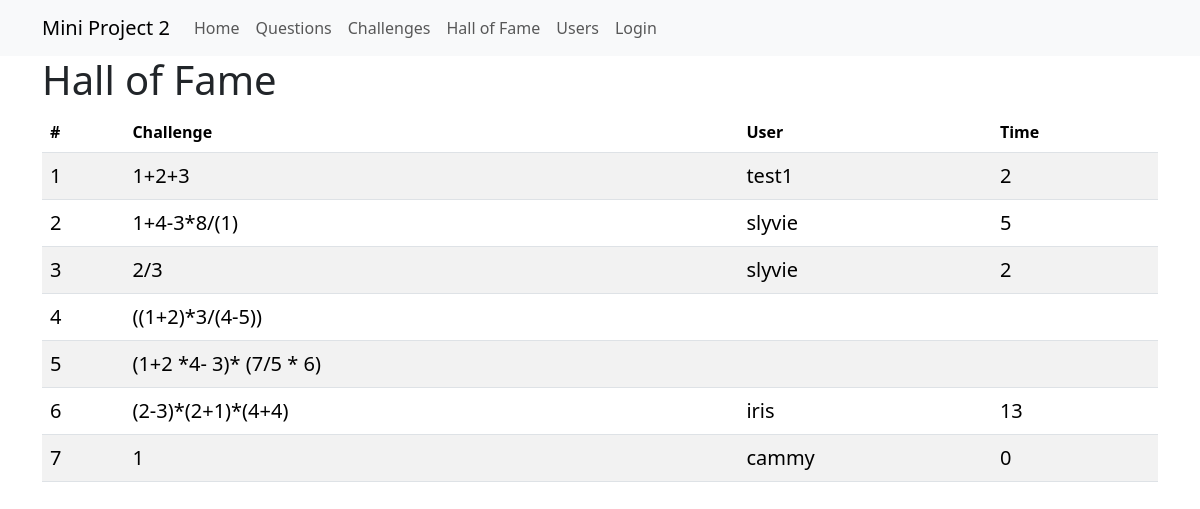
Screenshot of /halloffame/ with the database file from the repository.
### app/models.py (models this page shows, shortened)
class Question(db.Model):
	__tablename__ = 'question'
	id = db.Column(db.Integer, primary_key=True)
	expression = db.Column(db.String(255))
	answer = db.Column(db.Integer)
	author = db.Column(db.Integer, db.ForeignKey('user.id'))
	challenge = db.relationship("Challenge", uselist=False, back_populates="question")

class TimeRecord(db.Model):
	__tablename__ = 'timerecord'
	id = db.Column(db.Integer, primary_key=True)
	elapsed_time = db.Column(db.Integer)
	challenge_id = db.Column(db.Integer, db.ForeignKey('challenge.id'))
	user_id = db.Column(db.Integer, db.ForeignKey('user.id'))

class User(UserMixin, db.Model):
	__tablename__ = 'user'
	id = db.Column(db.Integer, primary_key=True)
	username = db.Column(db.String(64), index=True, unique=True)
	password_hash = db.Column(db.String(128))
	questions = db.relationship('Question', backref='from_user',
								lazy='dynamic')
	challenges = db.relationship('Challenge', secondary=association_table,
								backref=db.backref('to_user'),
								lazy='dynamic')
	records = db.relationship('TimeRecord',
								backref=db.backref('user_challenge'),
								lazy='dynamic')

### app/routes.py (the view)
@application.route('/halloffame/')
def halloffame():
	prefix = application.wsgi_app.prefix[:-1]
	challenges = Challenge.query.all()
	records = { c.id:get_smallest_three(c) for c in challenges}
	print(records)
	return render_template('halloffame.html', title="Hall of Fame",
							challenges=challenges,
							records=records, prefix=prefix)

### app/serverlibrary.py (called while the page is built)
def mergesort_recursive(array: list, start_i: int, end_i: int,byfunc) -> None:
    if (end_i - start_i > 0):
        middle_i = (start_i+end_i)//2
        mergesort_recursive(array,start_i,middle_i,byfunc)
        mergesort_recursive(array,middle_i+1,end_i,byfunc)
        merge(array,start_i,middle_i,end_i,byfunc)
    return array

def mergesort(array,byfunc=None):
    start_i = 0
    end_i = len(array) -1
    mergesort_recursive(array,start_i,end_i,byfunc)
    return array

def get_smallest_three(challenge):
  records = challenge.records
  times = [r for r in records]
  mergesort(times, lambda x: x.elapsed_time)
  return times[:3]

### app/templates/halloffame.html
{% extends "base.html" %}
{% block app_content %}
<h1>Hall of Fame</h1>
<table class="table table-striped" >
  <thead>
    <tr>
      <th scope="col" >#</th>
      <th scope="col" >Challenge</th>
      <th scope="col" >User</th>
      <th scope="col" class="text-right" >Time</th>
    </tr>
  </thead>
  <tbody>
  {% for idx in range(challenges|length) %}
  	<tr>
      <th scope="row" class="lead">{{ idx+1 }}</th>
      <td class="lead">
      	{{ challenges[idx].question.expression }}
      </td>
      <td class="lead">
      	{% for r in records[challenges[idx].id] %}{{ r.user_challenge.username}}<br>{% endfor %}
      </td>
      <td class="text-right lead">
        {% for r in records[challenges[idx].id] %}{{ r.elapsed_time}}<br>{% endfor %}
      </td>
    </tr>
  {% endfor %}
  </tbody>
</table>
{% endblock %}

### app/templates/base.html (shortened to what this page needs)
<!doctype html>
<html lang="en">
  <head>
    {% block head %}
    {% block styles %}
      {{ bootstrap.load_css() }}
    {% endblock %}
    {% endblock %}
  </head>
  <body>
    {% block navbar %}
      <nav class="navbar  navbar-expand-lg navbar-light bg-light">
        <div class="container">
            <a class="navbar-brand" href="{{prefix}}{{ url_for('index') }}">Mini Project 2</a>
          <div class="collapse navbar-collapse" id="bs-example-navbar-collapse-1">
            <ul class="navbar-nav mr-auto">
              <li class="nav-item"><a class="nav-link" href="{{prefix}}{{ url_for('index') }}">Home</a></li>
              <li class="nav-item"><a class="nav-link" href="{{prefix}}{{ url_for('questions') }}">Questions</a></li>
              <li class="nav-item"><a class="nav-link" href="{{prefix}}{{ url_for('challenges') }}">Challenges</a></li>
              <li class="nav-item"><a class="nav-link" href="{{prefix}}{{ url_for('halloffame') }}">Hall of Fame</a></li>
              <li class="nav-item"><a class="nav-link" href="{{prefix}}{{ url_for('users') }}">Users</a></li>
            </ul>
            <ul class="navbar-nav navbar-right">
              {% if current_user.is_anonymous %}
              <li class="nav-item"><a class="nav-link" href="{{prefix}}{{ url_for('login') }}">Login</a></li>
              {% else %}
              <li class="nav-item"><a class="nav-link" href="{{prefix}}{{ url_for('logout') }}">Logout</a></li>
              {% endif %}
            </ul>
          </div>
        </div>
      </nav>
    {% endblock %}
    {% block content %}
      <div class="container">
        {% block app_content %}{% endblock %}
      </div>
    {% endblock %}
  </body>
</html>

### rows the page displays
Question: expression "1+2+3"
TimeRecord: user_challenge.username "test1", elapsed_time "2"
Question: expression "1+4-3*8/(1)"
TimeRecord: user_challenge.username "slyvie", elapsed_time "5"
Question: expression "2/3"
TimeRecord: user_challenge.username "slyvie", elapsed_time "2"
Question: expression "((1+2)*3/(4-5))"
Question: expression "(1+2 *4- 3)* (7/5 * 6)"
Question: expression "(2-3)*(2+1)*(4+4)"
TimeRecord: user_challenge.username "iris", elapsed_time "13"
Question: expression "1"
TimeRecord: user_challenge.username "cammy", elapsed_time "0"

### other values shown
{{ idx+1 }} "1" "2" "3" "4" "5" "6" "7"
